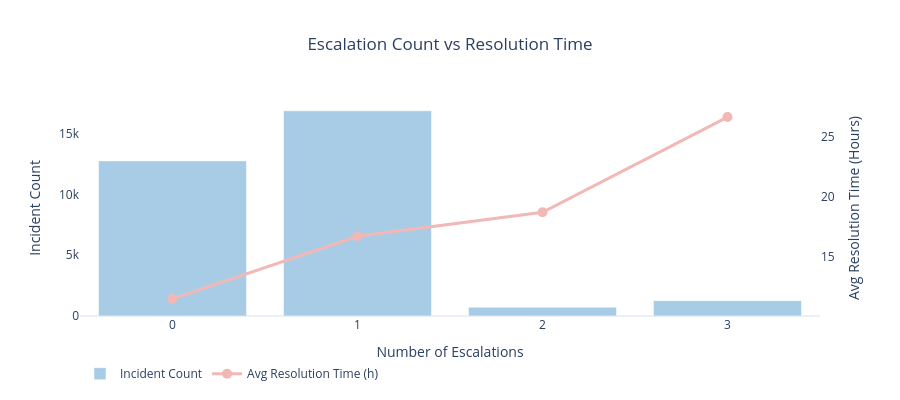

The code cell stored with this chart in its notebook:
### Code cell
# Bar + line chart для візуалізації зв'язку
# між кількістю ескалацій та resolution time
fig = go.Figure()

# Bar — кількість інцидентів
fig.add_bar(
    x=resolution_by_escalation['escalation_count'],
    y=resolution_by_escalation['incident_count'],
    name='Incident Count',
    marker_color='#A8CBE6',
    yaxis='y1'
)

# Line — середній resolution time
fig.add_scatter(
    x=resolution_by_escalation['escalation_count'],
    y=resolution_by_escalation['avg_hours'],
    name='Avg Resolution Time (h)',
    mode='lines+markers',
    line=dict(color='#F2B8B5', width=3),
    marker=dict(size=10),
    yaxis='y2'
)

fig.update_layout(
    title='Escalation Count vs Resolution Time',
    template='plotly_white',
    title_x=0.5,
    height=400,
    xaxis=dict(
        title='Number of Escalations',
        tickvals=[0, 1, 2, 3]
    ),
    yaxis=dict(
        title='Incident Count',
        showgrid=False
    ),
    yaxis2=dict(
        title='Avg Resolution Time (Hours)',
        overlaying='y',
        side='right',
        showgrid=False
    ),
    legend=dict(orientation='h', y=-0.2)
)

fig.show()

### Figure 1 — Plotly figure (JSON) as saved in the notebook; plotly's stock layout.template omitted (floating-point values rounded to 4 significant figures)
{"data": [{"marker": {"color": "#A8CBE6"}, "name": "Incident Count", "type": "bar", "x": [0, 1, 2, 3], "y": [12747, 16862, 718, 1261], "yaxis": "y"}, {"line": {"color": "#F2B8B5", "width": 3}, "marker": {"size": 10}, "mode": "lines+markers", "name": "Avg Resolution Time (h)", "type": "scatter", "x": [0, 1, 2, 3], "y": [11.5, 16.7, 18.7, 26.6], "yaxis": "y2"}], "layout": {"height": 400, "legend": {"orientation": "h", "y": -0.2}, "title": {"text": "Escalation Count vs Resolution Time", "x": 0.5}, "xaxis": {"tickvals": [0, 1, 2, 3], "title": {"text": "Number of Escalations"}}, "yaxis": {"showgrid": false, "title": {"text": "Incident Count"}}, "yaxis2": {"overlaying": "y", "showgrid": false, "side": "right", "title": {"text": "Avg Resolution Time (Hours)"}}}}
